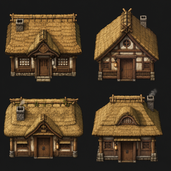
#> input picture art/maps/map_raw/japanesestylevillagehouses.png, 171 x 171 px, shrunk from 1254 x 1254 before the run
$ python strip_magenta.py ../../art/maps/map_raw/japanesestylevillagehouses.png
#> lines starting #> are read from the running program, lines starting #| are printed output that depends on the picture
"""Chroma-key the magenta background out of AI-generated UI art, producing true-alpha PNGs.

The Gemini UI sheets come on a solid magenta (~255,0,255) backdrop. This keys that
color out to real transparency, and also de-fringes (removes the magenta spill that
bleeds onto anti-aliased edges) so the art doesn't get a pink halo on dark backgrounds.

Usage (run from repo root, venv with Pillow active):
  # one file -> writes alongside as <name>_alpha.png
  python scripts/ui/strip_magenta.py art/undecided_art/ui/range_tiles.png

  # a whole folder -> mirrors every *.png into <folder>/_alpha/
  python scripts/ui/strip_magenta.py art/undecided_art/ui

  # explicit output, custom tolerance, key only from the border (flood fill)
  python scripts/ui/strip_magenta.py in.png -o out.png --tolerance 80 --edge-only

Options:
  -o/--output      Output file (single input) or output dir (folder input).
  --tolerance      Color distance (0-441) treated as "background". Default 90.
  --soft           Width of the soft alpha falloff band past the hard cut. Default 40.
  --edge-only      Only remove magenta reachable from the image border (flood fill),
                   so any magenta INSIDE the artwork is preserved.
  --key            Override the key color as "R,G,B". Default = sampled from corners.
"""

from __future__ import annotations

import argparse
import os
from collections import deque

from PIL import Image


def _sample_key(img: Image.Image) -> tuple[int, int, int]:
    """Guess the background color from the four corner pixels (majority)."""
    w, h = img.size
    corners = [img.getpixel((0, 0)), img.getpixel((w - 1, 0)),
               img.getpixel((0, h - 1)), img.getpixel((w - 1, h - 1))]
    corners = [c[:3] for c in corners]
    # pick the corner color that appears most often; ties -> first
    best = max(set(corners), key=corners.count)
    return best


def _dist(a: tuple[int, int, int], b: tuple[int, int, int]) -> float:
    return ((a[0] - b[0]) ** 2 + (a[1] - b[1]) ** 2 + (a[2] - b[2]) ** 2) ** 0.5


def strip(img: Image.Image, key: tuple[int, int, int] | None,
          tolerance: float, soft: float, edge_only: bool,
          despill: int = 0, despill_radius: int = 2) -> Image.Image:
    img = img.convert("RGBA")
    w, h = img.size
    px = img.load()
    if key is None:
        key = _sample_key(img)

    # Precompute per-pixel "is background" alpha (0 = fully bg, 255 = fully keep).
    def keep_alpha(r: int, g: int, b: int) -> int:
        d = _dist((r, g, b), key)
        if d <= tolerance:
            return 0
        if d >= tolerance + soft:
            return 255
        return int(255 * (d - tolerance) / soft)

    if edge_only:
        # Flood fill background from the borders; only those pixels become transparent.
        visited = bytearray(w * h)
        q: deque[tuple[int, int]] = deque()
        for x in range(w):
            for y in (0, h - 1):
                q.append((x, y))
        for y in range(h):
            for x in (0, w - 1):
                q.append((x, y))
        while q:
            x, y = q.popleft()
            i = y * w + x
            if visited[i]:
                continue
            visited[i] = 1
            r, g, b, a = px[x, y]
            if _dist((r, g, b), key) > tolerance + soft:
                continue  # solid artwork edge -> stop spreading
            na = keep_alpha(r, g, b)
            px[x, y] = (r, g, b, min(a, na))
            if x > 0:
                q.append((x - 1, y))
            if x < w - 1:
                q.append((x + 1, y))
            if y > 0:
                q.append((x, y - 1))
            if y < h - 1:
                q.append((x, y + 1))
    else:
        for y in range(h):
            for x in range(w):
                r, g, b, a = px[x, y]
                na = keep_alpha(r, g, b)
                if na < a:
                    px[x, y] = (r, g, b, na)

    _defringe(img, key)
    if despill > 0:
        _despill_magenta(img, despill, despill_radius)
    return img


def _despill_magenta(img: Image.Image, strength: int, radius: int) -> None:
    """Neutralise the opaque magenta/purple ring that survives keying at art edges.

    The leftover pixels read as magenta tint: both red and blue sit clearly above green
    (R-G and B-G large). We only touch OPAQUE pixels near a transparent pixel (within
    `radius`), so interior artwork — and genuinely red things like the potion (where blue
    is NOT above green) — are left alone. `strength` is the min channel gap to act on.
    """
    w, h = img.size
    px = img.load()

    # Mark opaque pixels that sit within `radius` of a transparent pixel.
    near_edge = bytearray(w * h)
    for y in range(h):
        for x in range(w):
            if px[x, y][3] != 0:
                continue
            for dy in range(-radius, radius + 1):
                ny = y + dy
                if ny < 0 or ny >= h:
                    continue
                for dx in range(-radius, radius + 1):
                    nx = x + dx
                    if 0 <= nx < w:
                        near_edge[ny * w + nx] = 1

    for y in range(h):
        for x in range(w):
            i = y * w + x
            if not near_edge[i]:
                continue
            r, g, b, a = px[x, y]
            if a == 0:
                continue
            # Magenta tint = red AND blue both above green by at least `strength`.
            if r - g >= strength and b - g >= strength:
                cap = g + strength // 2
                px[x, y] = (min(r, cap), g, min(b, cap), a)


def _defringe(img: Image.Image, key: tuple[int, int, int]) -> None:
    """Pull edge pixels away from the key color so no colored halo remains.

    For partially transparent pixels we un-blend the key spill: the visible color is
    assumed to be (fg*alpha + key*(1-alpha)); solve back for fg and clamp.
    """
    w, h = img.size
    px = img.load()
    kr, kg, kb = key
    for y in range(h):
        for x in range(w):
            r, g, b, a = px[x, y]
            if a == 0 or a == 255:
                continue
            f = a / 255.0
            nr = int(min(255, max(0, (r - kr * (1 - f)) / f)))
            ng = int(min(255, max(0, (g - kg * (1 - f)) / f)))
            nb = int(min(255, max(0, (b - kb * (1 - f)) / f)))
            px[x, y] = (nr, ng, nb, a)


def _process_file(src: str, dst: str, args: argparse.Namespace) -> None:
    key = None
    if args.key:
        key = tuple(int(c) for c in args.key.split(","))  # type: ignore[assignment]
    img = Image.open(src)
    out = strip(img, key, args.tolerance, args.soft, args.edge_only,
                args.despill, args.despill_radius)
    out.save(dst)
    print("  " + os.path.relpath(src) + "  ->  " + os.path.relpath(dst))


def main() -> None:
    ap = argparse.ArgumentParser(description="Key the magenta background out of UI art.")
    ap.add_argument("input", help="A PNG file or a folder of PNGs.")
    ap.add_argument("-o", "--output", help="Output file (file input) or dir (folder input).")
    ap.add_argument("--tolerance", type=float, default=90.0)
    ap.add_argument("--soft", type=float, default=40.0)
    ap.add_argument("--edge-only", action="store_true")
    ap.add_argument("--despill", type=int, default=40,
                    help="Neutralise the opaque magenta ring at art edges; channel gap "
                         "(R-G and B-G) to act on. 0 disables. Default 40.")
    ap.add_argument("--despill-radius", type=int, default=2,
                    help="How many px from a transparent pixel the despill reaches. Default 2.")
    ap.add_argument("--key", help='Key color "R,G,B" (default: sampled from corners).')
    args = ap.parse_args()

    if os.path.isdir(args.input):
        out_dir = args.output or os.path.join(args.input, "_alpha")
        os.makedirs(out_dir, exist_ok=True)
        pngs = [f for f in sorted(os.listdir(args.input)) if f.lower().endswith(".png")]
        print("Stripping magenta from " + str(len(pngs)) + " file(s) -> " + out_dir)
        for f in pngs:
            _process_file(os.path.join(args.input, f), os.path.join(out_dir, f), args)
    else:
        if args.output:
            dst = args.output
        else:
            root, ext = os.path.splitext(args.input)
            dst = root + "_alpha" + ext
        _process_file(args.input, dst, args)
#> in _process_file, img is the input picture: PIL image 171x171 RGB; mean R, G, B 72.3, 57, 37.9
#> in _sample_key, `corners = [img.getpixel((0, 0)), img.getpixel((w - 1, 0)), img.getpixe..`: corners = [(25, 25, 25, 255), (25, 25, 24, 255), (25, 25, 25, 255), (25, 25, 25, 255)]
#> in _sample_key, `corners = [c[:3] for c in corners]`: corners = [(25, 25, 25), (25, 25, 24), (25, 25, 25), (25, 25, 25)]
#> in _sample_key, `best = max(set(corners), key=corners.count)`: best = (25, 25, 25)
#> in strip, `_defringe(img, key)`:
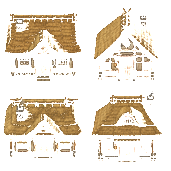
#> img: PIL image 171x171 RGBA; mean R, G, B, A 80.7, 65, 43.1, 62.7; transparent parts drawn white

    print("Done.")


if __name__ == "__main__":
    main()
